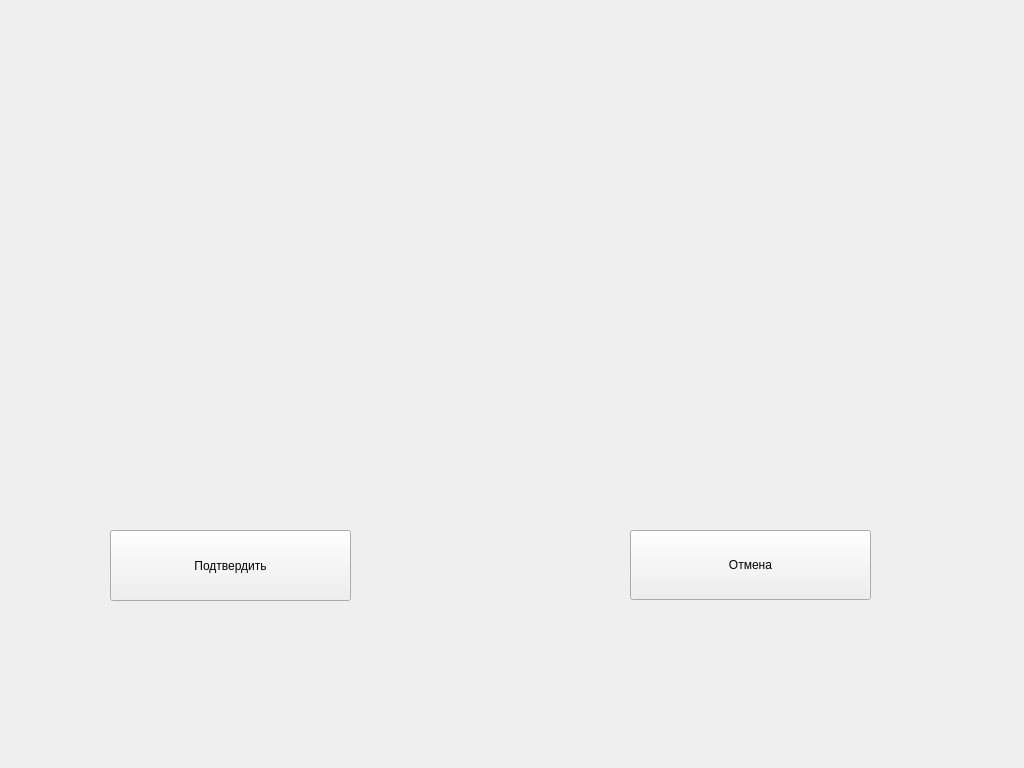
<?xml version="1.0" encoding="UTF-8"?>
<ui version="4.0">
 <class>UserProfile</class>
 <widget class="QWidget" name="UserProfile">
  <property name="geometry">
   <rect>
    <x>0</x>
    <y>0</y>
    <width>1024</width>
    <height>768</height>
   </rect>
  </property>
  <property name="sizePolicy">
   <sizepolicy hsizetype="Fixed" vsizetype="Fixed">
    <horstretch>0</horstretch>
    <verstretch>0</verstretch>
   </sizepolicy>
  </property>
  <property name="windowTitle">
   <string>Form</string>
  </property>
  <widget class="QPushButton" name="pushButton">
   <property name="geometry">
    <rect>
     <x>110</x>
     <y>530</y>
     <width>241</width>
     <height>71</height>
    </rect>
   </property>
   <property name="sizePolicy">
    <sizepolicy hsizetype="Fixed" vsizetype="Fixed">
     <horstretch>0</horstretch>
     <verstretch>0</verstretch>
    </sizepolicy>
   </property>
   <property name="text">
    <string>Подтвердить</string>
   </property>
  </widget>
  <widget class="QPushButton" name="pushButton_2">
   <property name="geometry">
    <rect>
     <x>630</x>
     <y>530</y>
     <width>241</width>
     <height>70</height>
    </rect>
   </property>
   <property name="sizePolicy">
    <sizepolicy hsizetype="Fixed" vsizetype="Fixed">
     <horstretch>0</horstretch>
     <verstretch>0</verstretch>
    </sizepolicy>
   </property>
   <property name="text">
    <string>Отмена</string>
   </property>
  </widget>
 </widget>
 <resources/>
 <connections/>
</ui>
